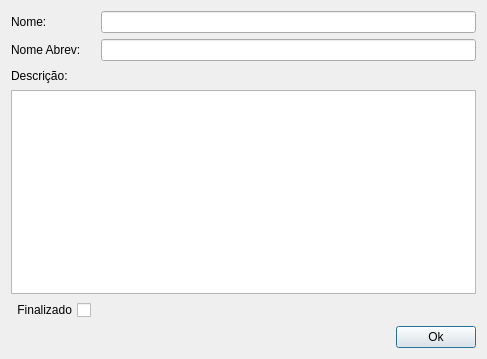
<?xml version="1.0" encoding="UTF-8"?>
<ui version="4.0">
 <class>Dialog</class>
 <widget class="QDialog" name="Dialog">
  <property name="geometry">
   <rect>
    <x>0</x>
    <y>0</y>
    <width>487</width>
    <height>359</height>
   </rect>
  </property>
  <property name="windowTitle">
   <string>Adicionar Perfil Modelo</string>
  </property>
  <layout class="QGridLayout" name="gridLayout">
   <item row="0" column="0">
    <layout class="QHBoxLayout" name="horizontalLayout_2">
     <item>
      <widget class="QLabel" name="label">
       <property name="sizePolicy">
        <sizepolicy hsizetype="Fixed" vsizetype="Preferred">
         <horstretch>0</horstretch>
         <verstretch>0</verstretch>
        </sizepolicy>
       </property>
       <property name="minimumSize">
        <size>
         <width>84</width>
         <height>0</height>
        </size>
       </property>
       <property name="maximumSize">
        <size>
         <width>84</width>
         <height>16777215</height>
        </size>
       </property>
       <property name="text">
        <string>Nome:</string>
       </property>
      </widget>
     </item>
     <item>
      <widget class="QLineEdit" name="nameLe"/>
     </item>
    </layout>
   </item>
   <item row="1" column="0">
    <layout class="QHBoxLayout" name="horizontalLayout_3">
     <item>
      <widget class="QLabel" name="label_2">
       <property name="sizePolicy">
        <sizepolicy hsizetype="Fixed" vsizetype="Preferred">
         <horstretch>0</horstretch>
         <verstretch>0</verstretch>
        </sizepolicy>
       </property>
       <property name="minimumSize">
        <size>
         <width>84</width>
         <height>0</height>
        </size>
       </property>
       <property name="maximumSize">
        <size>
         <width>84</width>
         <height>16777215</height>
        </size>
       </property>
       <property name="text">
        <string>Nome Abrev:</string>
       </property>
      </widget>
     </item>
     <item>
      <widget class="QLineEdit" name="nameAbrevLe"/>
     </item>
    </layout>
   </item>
   <item row="2" column="0">
    <layout class="QVBoxLayout" name="verticalLayout">
     <item>
      <layout class="QHBoxLayout" name="horizontalLayout_4">
       <item>
        <widget class="QLabel" name="label_3">
         <property name="sizePolicy">
          <sizepolicy hsizetype="Fixed" vsizetype="Preferred">
           <horstretch>0</horstretch>
           <verstretch>0</verstretch>
          </sizepolicy>
         </property>
         <property name="minimumSize">
          <size>
           <width>84</width>
           <height>0</height>
          </size>
         </property>
         <property name="maximumSize">
          <size>
           <width>84</width>
           <height>16777215</height>
          </size>
         </property>
         <property name="text">
          <string>Descrição:</string>
         </property>
        </widget>
       </item>
       <item>
        <spacer name="horizontalSpacer_3">
         <property name="orientation">
          <enum>Qt::Horizontal</enum>
         </property>
         <property name="sizeHint" stdset="0">
          <size>
           <width>188</width>
           <height>17</height>
          </size>
         </property>
        </spacer>
       </item>
      </layout>
     </item>
     <item>
      <widget class="QTextEdit" name="descriptionTe"/>
     </item>
    </layout>
   </item>
   <item row="3" column="0">
    <layout class="QHBoxLayout" name="horizontalLayout_5">
     <item>
      <widget class="QCheckBox" name="finishedCkb">
       <property name="layoutDirection">
        <enum>Qt::RightToLeft</enum>
       </property>
       <property name="text">
        <string>Finalizado</string>
       </property>
      </widget>
     </item>
     <item>
      <spacer name="horizontalSpacer_2">
       <property name="orientation">
        <enum>Qt::Horizontal</enum>
       </property>
       <property name="sizeHint" stdset="0">
        <size>
         <width>40</width>
         <height>20</height>
        </size>
       </property>
      </spacer>
     </item>
    </layout>
   </item>
   <item row="4" column="0">
    <layout class="QHBoxLayout" name="horizontalLayout">
     <item>
      <spacer name="horizontalSpacer">
       <property name="orientation">
        <enum>Qt::Horizontal</enum>
       </property>
       <property name="sizeHint" stdset="0">
        <size>
         <width>343</width>
         <height>20</height>
        </size>
       </property>
      </spacer>
     </item>
     <item>
      <widget class="QPushButton" name="okBtn">
       <property name="text">
        <string>Ok</string>
       </property>
      </widget>
     </item>
    </layout>
   </item>
  </layout>
 </widget>
 <tabstops>
  <tabstop>okBtn</tabstop>
 </tabstops>
 <resources/>
 <connections/>
</ui>
